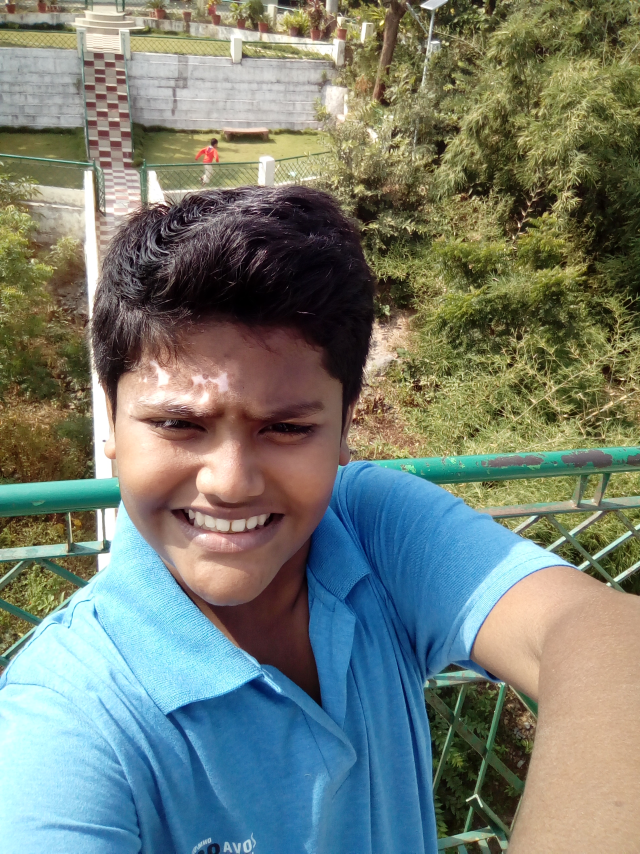
#> input picture IMG_20161107_113858_1.jpg, 1920 x 2560 px (shown at 1/3 size)
$ python -i image_detection.py   (imports and definitions only)
#> lines starting #> are read from the running program, lines starting #| are printed output that depends on the picture
#> in detect_vitiligo, image is the input picture: shape (2560, 1920, 3); mean B, G, R 115.1, 125.6, 117.4
import cv2
import numpy as np
from skimage.feature import hog
from skimage.transform import resize
from joblib import load
import os

# Load the trained model for vitiligo classification
model_path = os.path.join(os.path.dirname(__file__), '..', 'trained_model.joblib')
# [1 line not run here, left out]

# Function to preprocess a region and extract HOG features
def preprocess_region(region):
    # Resize the region to match the input size used during training
    resized_region = resize(region, (64, 64))  # Adjust size as needed
    # Extract HOG features
    fd, _ = hog(
        resized_region,
        pixels_per_cell=(8, 8),
        cells_per_block=(2, 2),
        visualize=True,
        channel_axis=-1
    )
    return fd.reshape(1, -1)  # Reshape for model input

# Function to resize the image to fit within the screen
def resize_image_to_fit(image, max_width=800, max_height=600):
    """
    Resize the image to fit within the specified maximum width and height
    while maintaining the aspect ratio.
    """
#> called with max_width = 800, max_height = 600
    height, width = image.shape[:2]
#> height = 2560; width = 1920
    aspect_ratio = width / height
#> aspect_ratio = 0.75

    # Calculate new dimensions
    if width > max_width or height > max_height:
        if aspect_ratio > 1:  # Landscape image
            new_width = max_width
            new_height = int(new_width / aspect_ratio)
        else:  # Portrait image
            new_height = max_height
            new_width = int(new_height * aspect_ratio)
#> new_width = 450

        # Resize the image
        image = cv2.resize(image, (new_width, new_height))
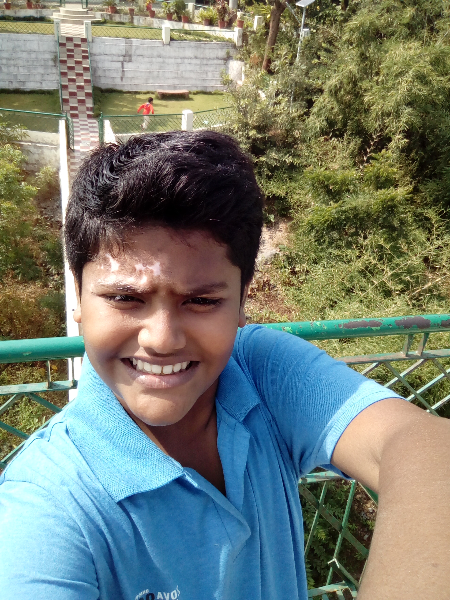
#> image: shape (600, 450, 3); mean of channels 0, 1, 2 115, 125.5, 117.3; drawn as B, G, R
    return image

# Function to detect vitiligo in an image
def detect_vitiligo(image_path):
    # Load the image
    image = cv2.imread(image_path)
    if image is None:
        print("Error: Could not load image.")
        return

    # Resize the image to fit within the screen
    image = resize_image_to_fit(image)

    # Convert image to RGB (HOG expects RGB images)
    image_rgb = cv2.cvtColor(image, cv2.COLOR_BGR2RGB)

    # Sliding window parameters
    window_size = (64, 64)  # Size of the sliding window (adjust as needed)
    step_size = 32  # Step size for sliding window (adjust as needed)

    # Variables to track the best detection
    best_confidence = 0
    best_box = None

    # Loop over the image with a sliding window
    for (x, y, window) in sliding_window(image_rgb, window_size, step_size):
        # Preprocess the window
        processed_window = preprocess_region(window)

        # Make a prediction and get confidence score
        prediction = model.predict(processed_window)
        proba = model.predict_proba(processed_window)[0]  # Confidence scores

        # If the region is predicted as "Vitiligo"
        if prediction[0] == 1:  # Assuming 1 is the label for "Vitiligo"
            confidence = proba[1] * 100  # Confidence percentage for "Vitiligo"

            # Track the region with the highest confidence ≥ 90%
            if confidence >= 90 and confidence > best_confidence:
                best_confidence = confidence
                best_box = (x, y, window_size[0], window_size[1])
#> this loop made 1 pass
#> (x, y) on pass 1: (0, 0)
#> pass 1, in preprocess_region, `resized_region = resize(region, (64, 64))`:
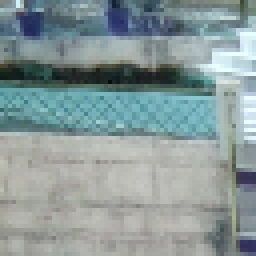
#> resized_region: shape (64, 64, 3) float64 (shown 4 times larger); mean of channels 0, 1, 2 0.603, 0.6, 0.538; drawn as B, G, R
#> after the loop, best_confidence = 0

    # Display the result
    if best_box is not None:
        # Draw a green rectangle around the best detected region
        x, y, w, h = best_box
        cv2.rectangle(image, (x, y), (x + w, y + h), (0, 255, 0), 2)

        # Display the confidence percentage
        text = f"Vitiligo: {best_confidence:.2f}%"
        cv2.putText(image, text, (x, y - 10), cv2.FONT_HERSHEY_SIMPLEX, 0.5, (0, 255, 0), 2)
    else:
        # Display the original image with a message
        cv2.putText(image, "No Vitiligo Found", (50, 50), cv2.FONT_HERSHEY_SIMPLEX, 1, (0, 0, 255), 2)

    # Show the image in a resizable window
    cv2.namedWindow('Vitiligo Detection', cv2.WINDOW_NORMAL)
    cv2.imshow('Vitiligo Detection', image)
    cv2.waitKey(0)
    cv2.destroyAllWindows()

# Helper function for sliding window
def sliding_window(image, window_size, step_size):
    """Slide a window across the image."""
    for y in range(0, image.shape[0] - window_size[1], step_size):
        for x in range(0, image.shape[1] - window_size[0], step_size):
            yield (x, y, image[y:y + window_size[1], x:x + window_size[0]])

# Main function
# [6 lines not run here, left out]

#> (the run stopped early here; a loop or call above may not have finished)
